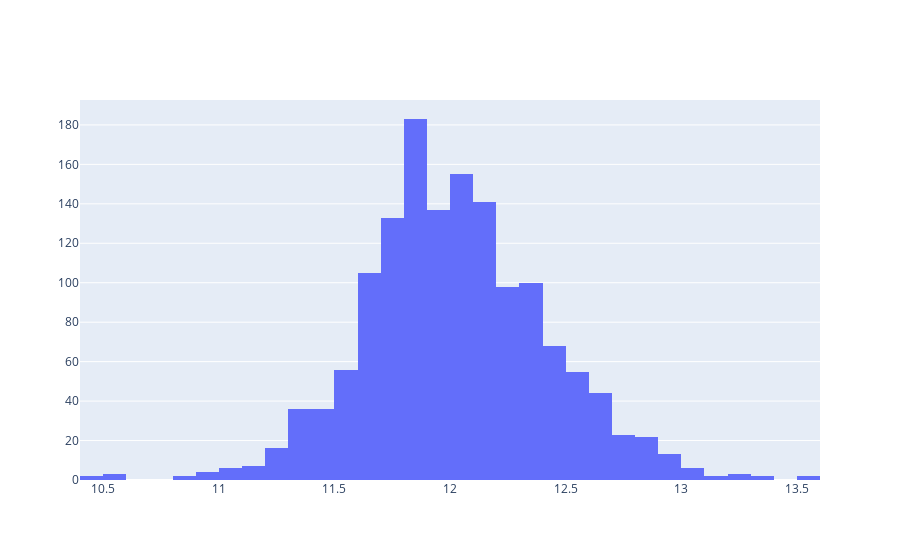

The cell this chart's notebook holds for it:
### Code cell
fig = go.Figure()

hist = go.Histogram(
    x=Y_train[log_y_col].values, 
    xbins=dict(
        start=0,
        end=Y_train[log_y_col].max(),
        size=0.10,
    ),
)
fig.add_trace(hist)

fig.update_layout(
    go.Layout(
        xaxis = dict(
            rangeslider = {'visible': False},
        ),
    )
)
plotly.offline.iplot(fig)

### Figure 1 — Plotly figure (JSON) as saved in the notebook; plotly's stock layout.template omitted (floating-point values rounded to 4 significant figures; data arrays with more than 128 entries replaced by an {"elided": "..."} marker saying what was removed)
{"data": [{"type": "histogram", "x": {"elided": "1460 float values"}, "xbins": {"end": 13.53, "size": 0.1, "start": 0}}], "layout": {"autosize": true, "xaxis": {"autorange": true, "range": [10.4, 13.6], "rangeslider": {"visible": false, "yaxis": {}}, "type": "linear"}, "yaxis": {"autorange": true, "range": [0, 192.6]}}}
